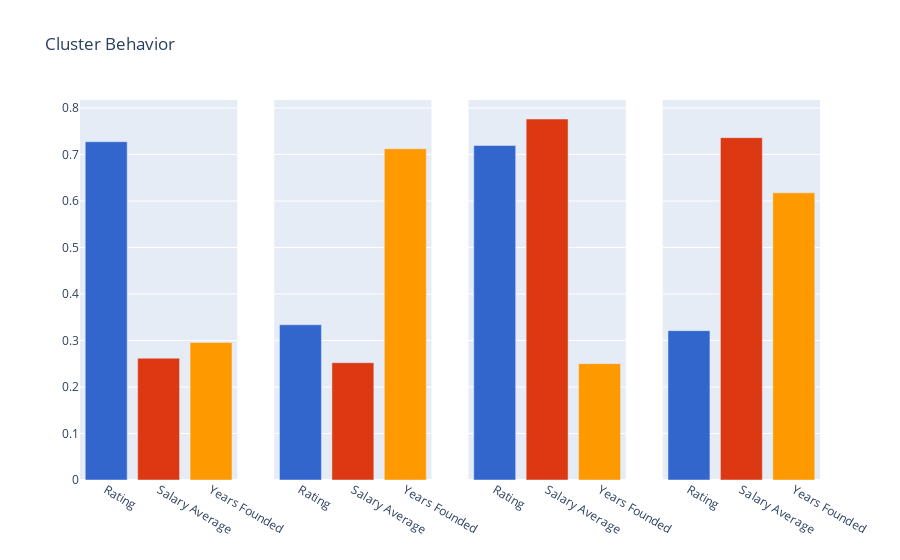

Notebook code cell kept with this figure:
### Code cell
# Plot clusters in graph bars to identify to better
fig_bars = make_subplots(rows = 1, cols = 4, shared_yaxes = True)


# Cluster 1
fig_bars.add_trace(go.Bar(x = X, 
                          y = y[:1,:].tolist()[0],
                          marker = dict(color =colors),
                          name = 'class_1'),
                   row = 1, 
                   col = 1)
# Cluster 2
fig_bars.add_trace(go.Bar(x = X, 
                          y = y[1:2,:].tolist()[0],
                          marker = dict(color = colors),
                          name = 'class_2'),
                   row = 1,
                   col = 2)

# Cluster 3
fig_bars.add_trace(go.Bar(x = X, 
                          y = y[2:3,:].tolist()[0],
                          marker = dict(color = colors), 
                          name = 'class_3'),
                   row = 1,
                   col = 3)

# Cluster 4
fig_bars.add_trace(go.Bar(x =X, 
                          y = y[3:4,:].tolist()[0],
                          marker = dict(color = colors), 
                          name = 'class_4'),
                   row = 1,
                   col = 4)

fig_bars.update_layout(showlegend = False, title = 'Cluster Behavior')

fig_bars.show()

### Figure 1 — Plotly figure (JSON) as saved in the notebook; plotly's stock layout.template omitted (floating-point values rounded to 4 significant figures)
{"data": [{"marker": {"color": ["#3366CC", "#DC3912", "#FF9900", "#109618", "#990099", "#0099C6", "#DD4477", "#66AA00", "#B82E2E", "#316395"]}, "name": "class_1", "type": "bar", "x": ["Rating", "Salary Average", "Years Founded"], "xaxis": "x", "y": [0.7274, 0.262, 0.2957], "yaxis": "y"}, {"marker": {"color": ["#3366CC", "#DC3912", "#FF9900", "#109618", "#990099", "#0099C6", "#DD4477", "#66AA00", "#B82E2E", "#316395"]}, "name": "class_2", "type": "bar", "x": ["Rating", "Salary Average", "Years Founded"], "xaxis": "x2", "y": [0.3339, 0.2522, 0.7122], "yaxis": "y2"}, {"marker": {"color": ["#3366CC", "#DC3912", "#FF9900", "#109618", "#990099", "#0099C6", "#DD4477", "#66AA00", "#B82E2E", "#316395"]}, "name": "class_3", "type": "bar", "x": ["Rating", "Salary Average", "Years Founded"], "xaxis": "x3", "y": [0.7193, 0.7763, 0.2502], "yaxis": "y3"}, {"marker": {"color": ["#3366CC", "#DC3912", "#FF9900", "#109618", "#990099", "#0099C6", "#DD4477", "#66AA00", "#B82E2E", "#316395"]}, "name": "class_4", "type": "bar", "x": ["Rating", "Salary Average", "Years Founded"], "xaxis": "x4", "y": [0.3212, 0.7362, 0.6175], "yaxis": "y4"}], "layout": {"showlegend": false, "title": {"text": "Cluster Behavior"}, "xaxis": {"anchor": "y", "domain": [0, 0.2125]}, "xaxis2": {"anchor": "y2", "domain": [0.2625, 0.475]}, "xaxis3": {"anchor": "y3", "domain": [0.525, 0.7375]}, "xaxis4": {"anchor": "y4", "domain": [0.7875, 1]}, "yaxis": {"anchor": "x", "domain": [0, 1]}, "yaxis2": {"anchor": "x2", "domain": [0, 1], "matches": "y", "showticklabels": false}, "yaxis3": {"anchor": "x3", "domain": [0, 1], "matches": "y", "showticklabels": false}, "yaxis4": {"anchor": "x4", "domain": [0, 1], "matches": "y", "showticklabels": false}}}
